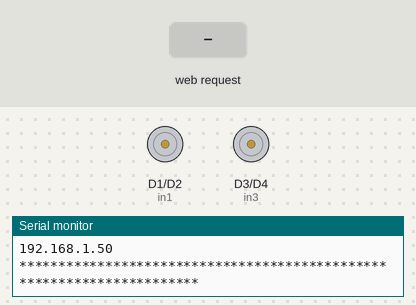
The sketch below on a simulated ESP8266 (NodeMCU). On the bench: motor-driver pin pairs drawn as motors (green arrow = first pin HIGH = forward, orange = second pin HIGH = backward, longer = more drive, scaled by the enable pin), the last lines printed to the serial monitor. The test bench sets the inputs (shaded band). WiFi joins after 1.5 s; servers stay silent unless stated.

Above: at 2.7 s.
2.8 s: HTTP request GET /cmd/speed/248 received
At 4.0 s:
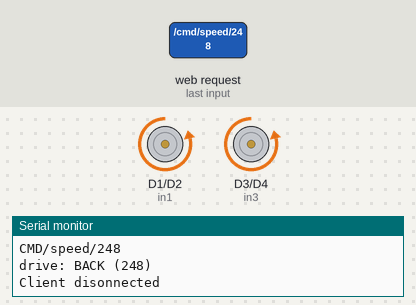
4.3 s: HTTP request GET /cmd/speed/ received
At 5.4 s:
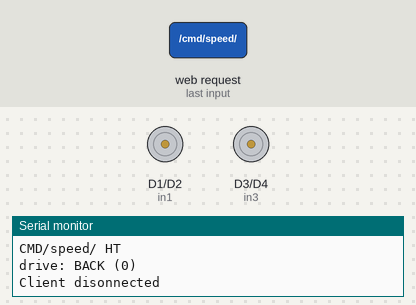
5.8 s: HTTP request GET /cmd/forward received
7.3 s: HTTP request GET /cmd/rotateleft received
8.8 s: HTTP request GET /cmd/rotateright received
Timing chart, 0 to 11.3 s (numbered marks = the images above; inputs shaded):
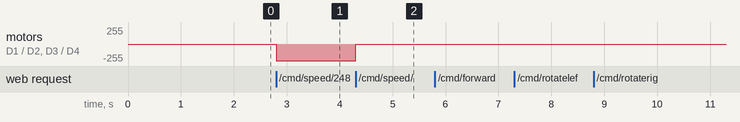

The sketch:

dy_NodeMCU_mower.ino
```cpp
/*
 *  This sketch demonstrates how to set up a simple HTTP-like server.
 *  The server will set a GPIO pin depending on the request
 *    http://server_ip/gpio/0 will set the GPIO2 low,
 *    http://server_ip/gpio/1 will set the GPIO2 high
 *  server_ip is the IP address of the ESP8266 module, will be
 *  printed to Serial when the module is connected.
 */

#include <ESP8266WiFi.h>

//CONST
//***********************************************
const char* ssid = "SkyNet";
const char* password = "adidasneo";

const int FORWARD = 0;
const int BACK    = 1;
const int RLEFT   = 2;
const int RRIGHT  = 3;
const int STOP    = 4;

// motorA
int enA = D0;
int in1 = D1;
int in2 = D2;

// motorB
int in3 = D3;
int in4 = D4;
int enB = D5;

//VAR
//***********************************************
int dSpeed = 120;        //initial value
int driveState = STOP;  //initial value

// Create an instance of the server, specify the port to listen on as an argument
WiFiServer server(80);

//*********************************************************************************************************
//*********************************************************************************************************
void setup() {
  Serial.begin(115200);
  delay(10);

  preparePINS();

  // Connect to WiFi network
  Serial.println();
  Serial.println();
  Serial.print("Connecting to ");
  Serial.println(ssid);

  WiFi.begin(ssid, password);

  while (WiFi.status() != WL_CONNECTED) {
    delay(500);
    Serial.print(".");
  }
  Serial.println("");
  Serial.println("WiFi connected");

  // print the received signal strength:
  long rssi = WiFi.RSSI();
  Serial.print("signal strength (RSSI):");
  Serial.print(rssi);
  Serial.println(" dBm");

  // Start the server
  server.begin();
  Serial.println("Server started");

  // Print the IP address
  Serial.println(WiFi.localIP());
  Serial.println("**********************************************************************");

  //test();

}

//*********************************************************************************************************
//*********************************************************************************************************
void preparePINS(){
  //pinMode(2, OUTPUT);
  //digitalWrite(2, 0);

  // motorA
  pinMode(enA, OUTPUT);
  pinMode(in1, OUTPUT);
  pinMode(in2, OUTPUT);

  // motorB
  pinMode(enB, OUTPUT);
  pinMode(in3, OUTPUT);
  pinMode(in4, OUTPUT);

  stopMotors();
}

void test(){
  String req = "GET /cmd/speed/248 HTTP/1.1";
  Serial.print("req.length: ");
  Serial.println(req.length());

  Serial.print("req.indexOf(/cmd/speed/): ");
  Serial.println(req.indexOf("/cmd/speed/"));

  String result = req.substring(15, 18);
  Serial.print("result: ");
  Serial.println(result);
}

//DRIVE CONTROL
//*********************************************************************************************************
//*********************************************************************************************************
void driveFroward(){
  Serial.print("drive: FORWARD (");
  Serial.print(dSpeed);
  Serial.println(")");
  driveState = FORWARD;

  // turn on motor A
  digitalWrite(in1, HIGH);
  digitalWrite(in2, LOW);
  analogWrite(enA, dSpeed);

  // turn on motor B
  digitalWrite(in3, HIGH);
  digitalWrite(in4, LOW);
  analogWrite(enB, dSpeed);
}

//******************************************************************************
void driveBack(){
  Serial.print("drive: BACK (");
  Serial.print(dSpeed);
  Serial.println(")");
  driveState = BACK;

  // turn on motor A
  digitalWrite(in1, LOW);
  digitalWrite(in2, HIGH);
  analogWrite(enA, dSpeed);

  // turn on motor B
  digitalWrite(in3, LOW);
  digitalWrite(in4, HIGH);
  analogWrite(enB, dSpeed);
}

//******************************************************************************
void rotateLeft(){
  Serial.print("drive: RLEFT (");
  Serial.print(dSpeed);
  Serial.println(")");
  driveState = RLEFT;

  // turn on motor A
  digitalWrite(in1, LOW);
  digitalWrite(in2, HIGH);
  analogWrite(enA, dSpeed);

  // turn on motor B
  digitalWrite(in3, HIGH);
  digitalWrite(in4, LOW);
  analogWrite(enB, dSpeed);
}

//******************************************************************************
void rotateRight(){
  Serial.print("drive: RRIGHT (");
  Serial.print(dSpeed);
  Serial.println(")");
  driveState = RRIGHT;

  // turn on motor A
  digitalWrite(in1, HIGH);
  digitalWrite(in2, LOW);
  analogWrite(enA, dSpeed);

  // turn on motor B
  digitalWrite(in3, LOW);
  digitalWrite(in4, HIGH);
  analogWrite(enB, dSpeed);
}

//******************************************************************************
void stopMotors(){
  Serial.println("drive: STOP");
  driveState = STOP;

  digitalWrite(in1, LOW);
  digitalWrite(in2, LOW);
  digitalWrite(in3, LOW);
  digitalWrite(in4, LOW);

  analogWrite(enA, 0);
  analogWrite(enB, 0);
}

//******************************************************************************
void updateSpeed(){
    if (driveState = FORWARD){
        driveFroward();
    } else if (driveState = BACK){
        driveBack();
    } else if (driveState = RLEFT){
        rotateLeft();
    } else if (driveState = RRIGHT){
        rotateRight();
    }
}

//*********************************************************************************************************
//*********************************************************************************************************
void loop() {
  // Check if a client has connected
  WiFiClient client = server.available();
  if (!client) {
    //no client state is most of the time
    return;
  }

  // Wait until the client sends some data
  Serial.println("new client");
  while(!client.available()){
    delay(1);
  }

  //handleINRequest();
  //************************************************
  String req = client.readStringUntil('\r');    // Read the first line of the request
  Serial.println(req);
  client.flush();

  // Match the request
  if (req.indexOf("/cmd/forward") != -1){
    driveFroward();
  }else if (req.indexOf("/cmd/back") != -1){
    driveBack();
  }else if (req.indexOf("/cmd/rotateleft") != -1){
    rotateLeft();
  }else if (req.indexOf("/cmd/rotateright") != -1){
    rotateRight();
  }else if (req.indexOf("/cmd/stop") != -1){
    stopMotors();
  }else if (req.indexOf("/cmd/speed/") != -1){
    //req -> "GET /cmd/speed/248 HTTP/1.1"
    String val = req.substring(15,18);
    Serial.print("CMD/speed/");
    Serial.println(val);
    dSpeed = val.toInt();
    updateSpeed();
  }else {
    Serial.println("invalid request");
    client.stop();
    return;
  }

  client.flush();

  // Prepare the response
  //String s = "HTTP/1.1 200 OK\r\nContent-Type: text/html\r\n\r\n<!DOCTYPE HTML>\r\n<html>\r\nGPIO is now ";
  //s += (val)?"high":"low";
  //s += "</html>\n";

  //client.print("{\"location\":\"outdoor\",\"celsius\":\"");
  //client.print(temperatureOutdoor);
  //client.print("\"}]}");

  String response = "{\"status\":\"ok\", \"data\":\"123\"}";
  client.print(response);   // Send the response to the client
  delay(1);
  Serial.println("Client disonnected");

  // The client will actually be disconnected when the function returns and 'client' object is detroyed
}
```

Measured:
- after the input at 2.8 s, motor on D1 (in1) / D2 (in2), motor on D3 (in3) / D4 (in4): stopped → backward 248/255 at once
- after the input at 4.3 s, motor on D1 (in1) / D2 (in2), motor on D3 (in3) / D4 (in4): backward 248/255 → stopped at once
